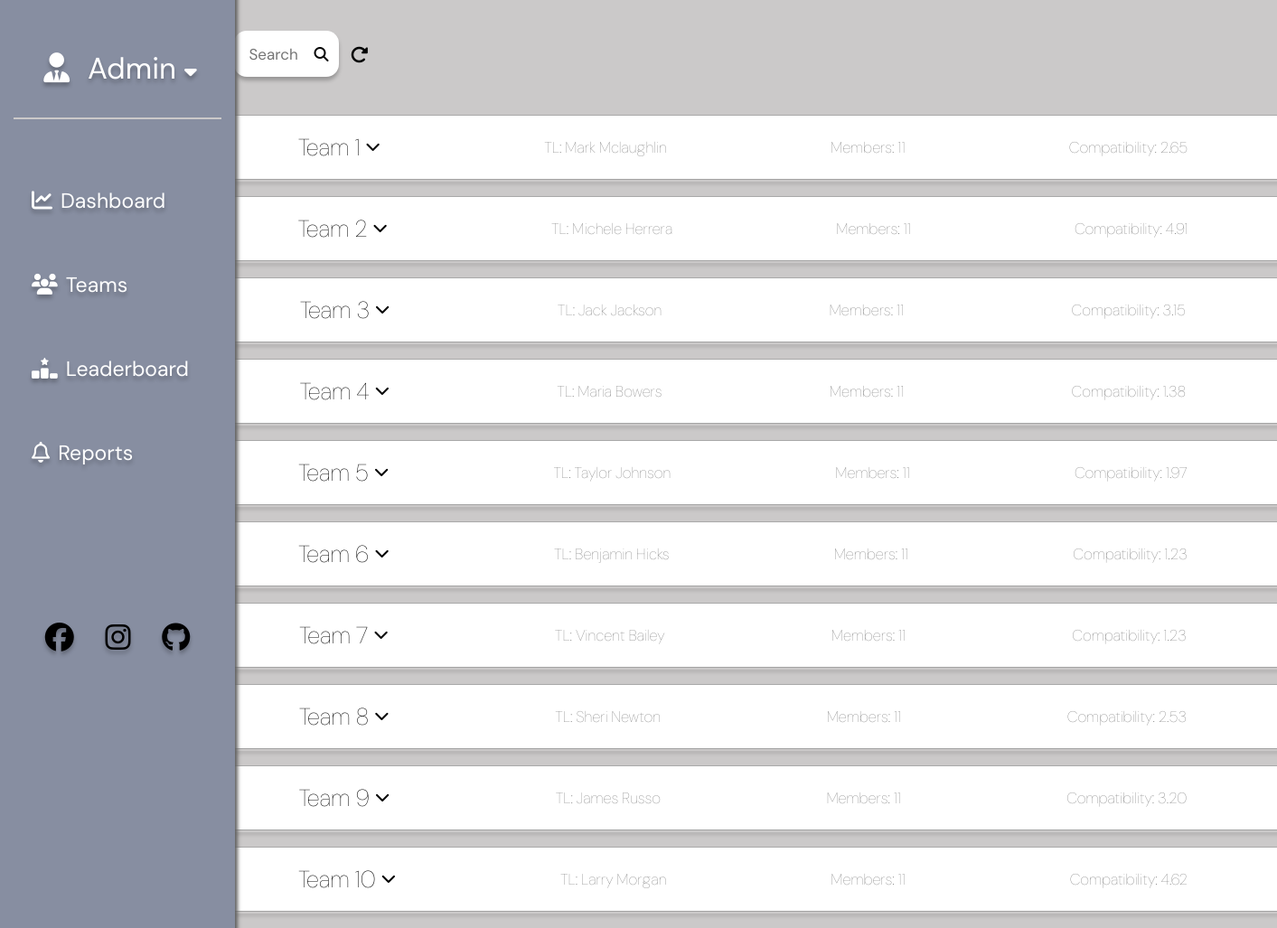
Page /teams/ on the earlier database version.
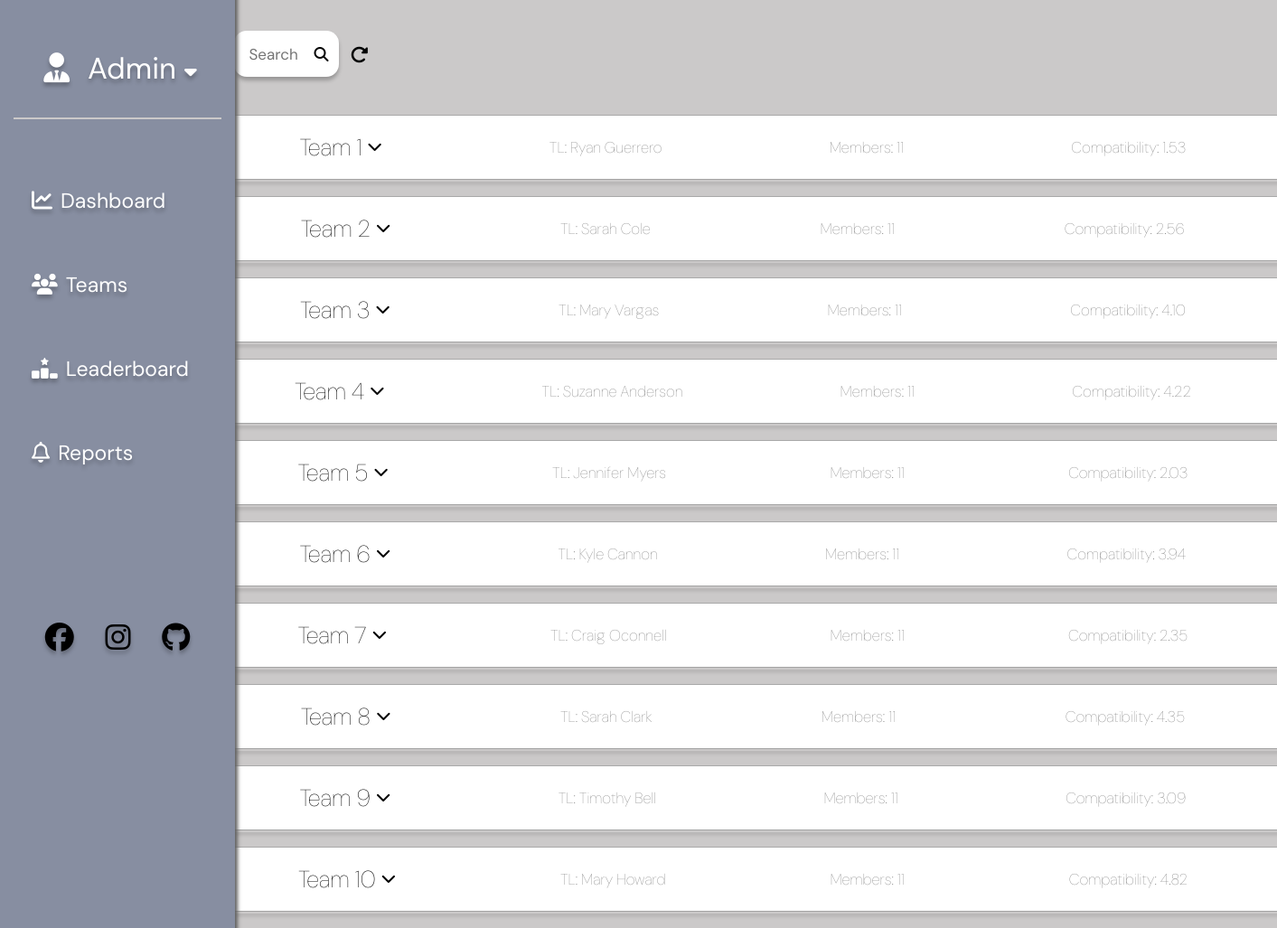
Same page on the later database version.
### qtb_app/models.py (models this page shows, shortened)
class BaseModel(models.Model):
    created_at = models.DateTimeField(auto_now_add=True, db_index=True,)
    updated_at = models.DateTimeField(auto_now=True)
    objects = models.Manager()
    class Meta:
        abstract = True

class Team(BaseModel):
    team_leader = models.ForeignKey(Employee, null=True, blank=True, on_delete=models.CASCADE)
    performance_rating = models.DecimalField(max_digits=5, decimal_places=2)
    compatibility_rating = models.DecimalField(max_digits=5, decimal_places=2)
    task = models.ForeignKey(Task, null=True, blank=True, on_delete=models.CASCADE)

class Employee(BaseModel):
    name = models.CharField(max_length=100)
    age = models.IntegerField()
    email = models.EmailField(max_length=100)
    phone_num = PhoneField(blank=True)
    team_id = models.ForeignKey('Team', null=True, blank=True, on_delete=models.CASCADE)

### qtb_app/views.py (the view)
# urls.py: path('teams/', views.team_list, name='teams-view'),
def team_list(request):
    teams = Team.objects.all()
    search_query = request.GET.get('search', '')
    if 'refresh' in request.GET:
        search_query = ''
    team_data = []
    for team in teams:
        team_leader_match = team.team_leader.name.lower().find(search_query.lower()) != -1
        team_id_match = str(team.id).find(search_query) != -1
        member_name_match = Employee.objects.filter(
            team_id=team.id,
            name__icontains=search_query
        ).exists()
        if search_query and not (team_leader_match or team_id_match or member_name_match):
            continue
        team_data.append({
            'team': team,
            'team_leader': team.team_leader,
            'members': Employee.objects.filter(team_id=team.id),
        })
    context = {
        'teams': team_data,
    }
    return render(request, 'pages/team_page.html', context)

### qtb_app/templates/pages/team_page.html (shortened to what this page needs)
{% extends 'base.html' %}
{% load static %}
{% block content %}
    <div class="button-container">
        <form action="{% url 'teams-view' %}" class="search-form" id="search-form" method="GET">
            <input type="search" name="search" placeholder="Search" class="search-container"><i class="fa-solid fa-magnifying-glass" id="submit-icon"></i>
        </form>
        <form action="#" class="refresh-form" method="GET">
            <button type="submit" class="refresh-button"></button>
        </form>
    </div>
    {% for data in teams %}
        <button class="team-crumb collapsible" onclick="changeChevron(this)">
            <p class="mediumtxt">Team {{ data.team.id }}<i class="fa-chevron-down fa-solid fa-2xs"></i></p>
            <p class="smalltxt gray">TL: {{ data.team_leader.name }}</p>
            <p class="smalltxt gray">Members: {{ data.members|length|add:1 }}</p>
            <p class="smalltxt gray">Compatibility: {{ data.team.compatibility_rating }}</p>
        </button>
        <div class="crumb-overlay scrollable">
            <table class="table-overlay">
                <thead>
                    <tr>
                        <th>ID</th>
                        <th>Name</th>
                        <th>Age</th>
                        <th>Email</th>
                        <th>Phone Number</th>
                    </tr>
                </thead>
            </table>
        </div>
    {% endfor %}
{% endblock %}

Differences in the rows shown:
changed Team id 1: team_leader.name "Mark Mclaughlin" → "Ryan Guerrero"; team.compatibility_rating "2.65" → "1.53"
changed Team id 2: team_leader.name "Michele Herrera" → "Sarah Cole"; team.compatibility_rating "4.91" → "2.56"
changed Team id 3: team_leader.name "Jack Jackson" → "Mary Vargas"; team.compatibility_rating "3.15" → "4.10"
changed Team id 4: team_leader.name "Maria Bowers" → "Suzanne Anderson"; team.compatibility_rating "1.38" → "4.22"
changed Team id 5: team_leader.name "Taylor Johnson" → "Jennifer Myers"; team.compatibility_rating "1.97" → "2.03"
changed Team id 6: team_leader.name "Benjamin Hicks" → "Kyle Cannon"; team.compatibility_rating "1.23" → "3.94"
changed Team id 7: team_leader.name "Vincent Bailey" → "Craig Oconnell"; team.compatibility_rating "1.23" → "2.35"
changed Team id 8: team_leader.name "Sheri Newton" → "Sarah Clark"; team.compatibility_rating "2.53" → "4.35"
changed Team id 9: team_leader.name "James Russo" → "Timothy Bell"; team.compatibility_rating "3.20" → "3.09"
changed Team id 10: team_leader.name "Larry Morgan" → "Mary Howard"; team.compatibility_rating "4.62" → "4.82"
